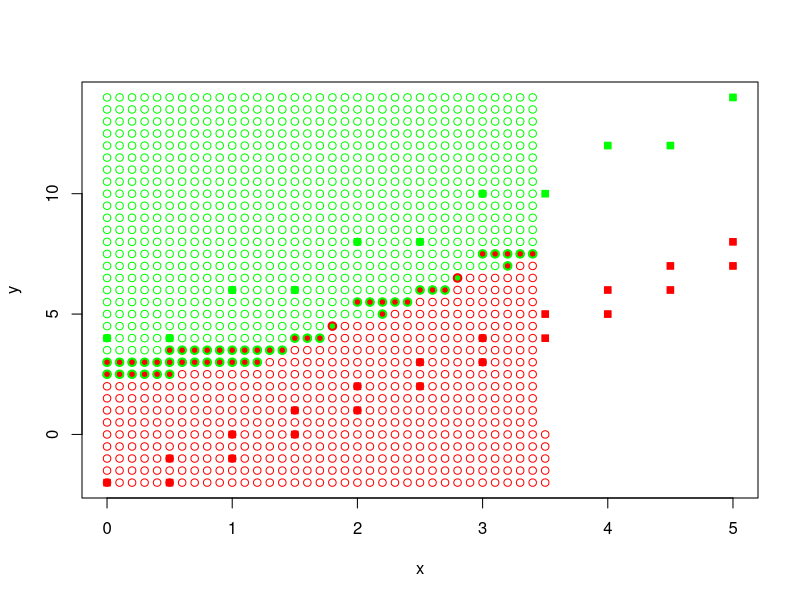

Source code (R): (Note: a time limit stopped this script after it produced the figure.)
dist <- function(a, b) {
  return (sqrt(sum( (a - b) ^ 2)))
}

# kwNN algo
kwnn <- function(dat, p, k=c(6), q = c(1)) {
  # calculate distances to each node in data
  dists <- vector("list", length(dat[[1]]))
  for (i in 1:length(dat[[1]])) {
    dists[[i]] <- dist(dat[i,][1:2], p)
  }
  
  # add distance to initial data
  dat <- data.frame(dat, "Distance" = unlist(dists))
  # sort data by distance
  dat <- dat[order(dat$Distance),]
  
  lk <- length(k)
  lq <- length(q)
  # result matrix with k values as rows
  # and q values as columns
  # matrix values are classification result 
  res <- array(0, c(lq, lk))
  for (iq in seq(lq)) {
    w <- q[iq]
    
    for (ik in seq(lk)) {
      kv <- k[ik]
      # how much p is close to each class
      freq <- as.list(rep(0, length(levels(dat$Species))))
      names(freq) = levels(dat$Species)
      
      for (j in seq(kv)) {
        e <- dat[j,]
        freq[[e$Species]] <- freq[[e$Species]] + w ^ j
      }
      
      res[iq, ik] <- names(sort(unlist(freq), decreasing = TRUE))[1]
    }
  }
  
  return (res)
}

# kNN algo
knn <- function(dat, p, k = c(6)) {
  # calculate distances to each node in data
  dists <- vector("list", length(dat[[1]]))
  for (i in 1:length(dat[[1]])) {
    dists[[i]] <- dist(dat[i,][1:2], p)
  }
  
  # add distance to initial data
  dat <- data.frame(dat, "Distance" = unlist(dists))
  # sort data by distance
  dat <- dat[order(dat$Distance),]
  
  res <- list()  
  for (i in seq(length(k))) {
    # take first k values from data
    datK <- head(dat, k[i])
    # count occurances of each group
    occs <- summary(datK$Species)
    # most occuring group  
    res[i] <- names(sort(occs, decreasing = TRUE))[1]
  }
  
  return (unlist(res))
}


proof <- function() {
  a1 <- seq(0, 5, 0.5)
  b1 <- unlist(lapply(a1, function(x) { 2*x - 2 }))
  a2 <- seq(0.5, 5, 0.5)
  b2 <- unlist(lapply(a2, function(x) { 2*x - 3 }))
  a <- c(a1, a2)
  b <- c(b1, b2)
  
  c1 <- seq(0, 5, 1)
  d1 <- unlist(lapply(c1, function(x) { 2*x + 4 }))
  c2 <- seq(0.5, 5, 1)
  d2 <- unlist(lapply(c2, function(x) { 2*x + 3 }))
  a <- c(a, c1, c2)
  b <- c(b, d1, d2)
  
  colors <- factor(c(rep("red", 21), rep("green", 11)))
  cn <- levels(colors)
  df <- data.frame(x=a, y=b, Species=colors)
  plot(df[1:2], pch=22, bg=cn[df$Species], col=cn[df$Species])
  
  for (i in seq(0, 5, 0.1)) {
    for (j in seq(-2, 14, 0.5)) {
      p <- c(i, j)
      res1 <- knn(df, p)
      res2 <- kwnn(df, p, q=c(0.5))
      if (res1 != res2) {
        points(p[1], p[2], pch=21, col=res1, bg=res1)
        points(p[1], p[2], pch=1, col=res2, bg=res2, lwd=2)
      }
      else
      {
        points(p[1], p[2], pch=21, col=res1)
      }
    }
  }
  
  points(df[1:2], pch=21, bg=cn[df$Species], col=cn[df$Species])
}

proof()
